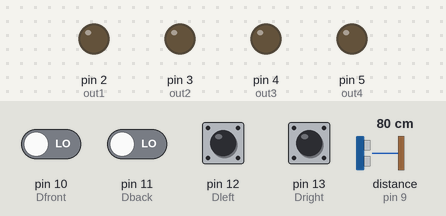
Simulated run of this sketch. Board: Arduino Uno, built with avr-gcc and run on an emulated ATmega328P. Parts: output pins drawn as LEDs (lit = HIGH). Wiring (inferred from the names in the program): ultrasonic range finder: trigger pin 8; echo pin 9. The test bench sets the inputs (shaded band); at power-on: pin 10 (Dfront), pin 11 (Dback), pin 12 (Dleft), pin 13 (Dright) LOW, distance to the obstacle (sensor on pin 9) 80 cm. The echo pulse lasts 58.3 µs per cm; pins used as bus, display or sensor lines are not drawn.

Above: at 1.2 s.
1.3 s: pin 10 (Dfront) driven HIGH
At 1.7 s:
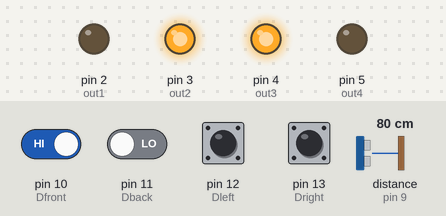
2.8 s: pin 10 (Dfront) driven LOW
At 4.0 s:
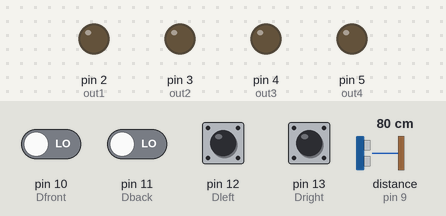
4.3 s: pin 11 (Dback) driven HIGH
At 5.1 s:
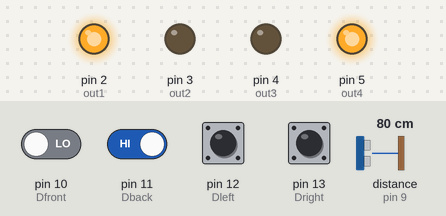
5.8 s: pin 11 (Dback) driven LOW
At 6.2 s:
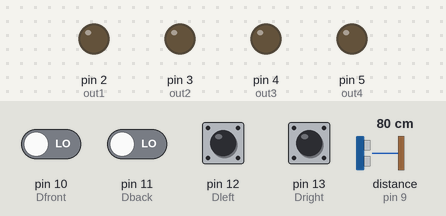
7.3 s: pin 12 (Dleft) pulled HIGH for 0.15 s
At 7.37 s:
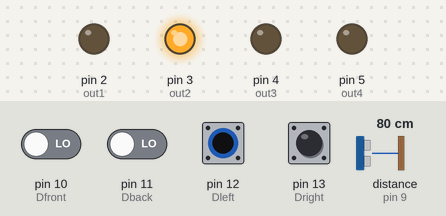
8.9 s: pin 13 (Dright) pulled HIGH for 0.15 s
At 8.97 s:
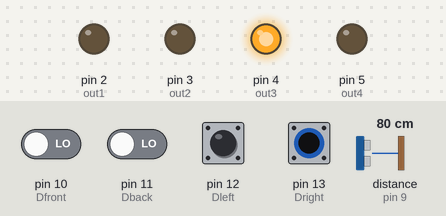
Timing chart, 0 to 11.5 s (numbered marks = the images above; inputs shaded):
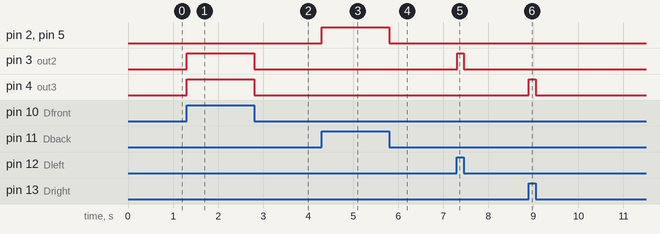

Measured:
- after the input at 1.3 s, pin 3 (out2), pin 4 (out3): LOW → HIGH at once
- after the input at 2.8 s, pin 3 (out2), pin 4 (out3): HIGH → LOW at once
- after the input at 4.3 s, pin 2 (out1), pin 5 (out4): LOW → HIGH at once
- after the input at 5.8 s, pin 2 (out1), pin 5 (out4): HIGH → LOW at once
- after the input at 7.3 s, pin 3 (out2): LOW → HIGH at once, → LOW 0.15 s later
- after the input at 8.9 s, pin 4 (out3): LOW → HIGH at once, → LOW 0.15 s later

The sketch:

RC_Car_with_RF_Module.ino
```cpp
int Dfront = 10;
int Dback = 11;
int Dleft = 12;
int Dright = 13;

const int out1 = 2;
const int out2 = 3;
const int out3 = 4;
const int out4 = 5;

int trig = 8;
int echo = 9;
long duration = 0;
int distance = 0;

void setup()
{
    pinMode(out1, OUTPUT);
    pinMode(out2, OUTPUT);
    pinMode(out3, OUTPUT);
    pinMode(out4, OUTPUT);

    pinMode(Dfront, INPUT);
    pinMode(Dback, INPUT);
    pinMode(Dleft, INPUT);
    pinMode(Dright, INPUT);

    pinMode(trig, OUTPUT);
    pinMode(echo, INPUT);

}

void loop()
{
    digitalWrite(trig, HIGH);
    delay(1);
    digitalWrite(trig, LOW);
    duration = pulseIn(echo, HIGH);
    distance = ((float)(duration*340)/10000) / 2;
    Dfront = digitalRead(10);
    Dback = digitalRead(11);
    Dleft = digitalRead(12);
    Dright = digitalRead(13);


  if (Dfront == HIGH && distance > 20) {
    digitalWrite(out2,HIGH);
    digitalWrite(out3,HIGH);
    digitalWrite(out1,LOW);
    digitalWrite(out4,LOW);
  }

  else if(Dback == HIGH){
    digitalWrite(out1,HIGH);
    digitalWrite(out4,HIGH);
    digitalWrite(out2,LOW);
    digitalWrite(out3, LOW);
  }

  else if(Dleft == HIGH){
    digitalWrite(out2,HIGH);
    digitalWrite(out4,LOW);
    digitalWrite(out1,LOW);
    digitalWrite(out3,LOW);
  }

  else if(Dright == HIGH){
    digitalWrite(out1,LOW);
    digitalWrite(out3,HIGH);
    digitalWrite(out2,LOW);
    digitalWrite(out4,LOW);
  }

  else{
    digitalWrite(out1,LOW);
    digitalWrite(out2,LOW);
    digitalWrite(out3,LOW);
    digitalWrite(out4,LOW);
  }
}

//---------------------------------------------------------------------------------------------------------


/*
void loop()
{
    digitalWrite(ledPin,HIGH); //HIGH is set to about 5V PIN8
    delay(1000);               //Set the delay time, 1000 = 1S
    digitalWrite(ledPin,LOW);  //LOW is set to about 5V PIN8
    delay(1000);               //Set the delay time, 1000 = 1S
} */
```
